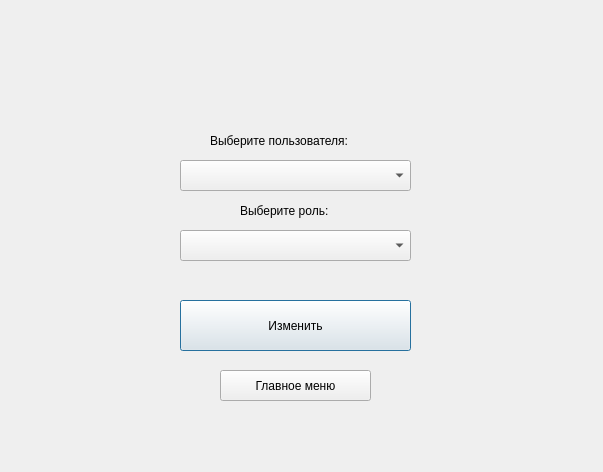
<?xml version="1.0" encoding="UTF-8"?>
<ui version="4.0">
 <class>changerole</class>
 <widget class="QDialog" name="changerole">
  <property name="geometry">
   <rect>
    <x>0</x>
    <y>0</y>
    <width>603</width>
    <height>472</height>
   </rect>
  </property>
  <property name="windowTitle">
   <string>Dialog</string>
  </property>
  <widget class="QComboBox" name="comboBox">
   <property name="geometry">
    <rect>
     <x>180</x>
     <y>160</y>
     <width>231</width>
     <height>31</height>
    </rect>
   </property>
  </widget>
  <widget class="QComboBox" name="comboBox_2">
   <property name="geometry">
    <rect>
     <x>180</x>
     <y>230</y>
     <width>231</width>
     <height>31</height>
    </rect>
   </property>
  </widget>
  <widget class="QLabel" name="label">
   <property name="geometry">
    <rect>
     <x>240</x>
     <y>200</y>
     <width>131</width>
     <height>21</height>
    </rect>
   </property>
   <property name="text">
    <string>Выберите роль: </string>
   </property>
  </widget>
  <widget class="QLabel" name="label_2">
   <property name="geometry">
    <rect>
     <x>210</x>
     <y>120</y>
     <width>181</width>
     <height>41</height>
    </rect>
   </property>
   <property name="text">
    <string>Выберите пользователя: </string>
   </property>
  </widget>
  <widget class="QPushButton" name="pushButton">
   <property name="geometry">
    <rect>
     <x>180</x>
     <y>300</y>
     <width>231</width>
     <height>51</height>
    </rect>
   </property>
   <property name="text">
    <string>Изменить</string>
   </property>
  </widget>
  <widget class="QPushButton" name="pushButton_2">
   <property name="geometry">
    <rect>
     <x>220</x>
     <y>370</y>
     <width>151</width>
     <height>31</height>
    </rect>
   </property>
   <property name="text">
    <string>Главное меню</string>
   </property>
  </widget>
 </widget>
 <resources/>
 <connections/>
</ui>
